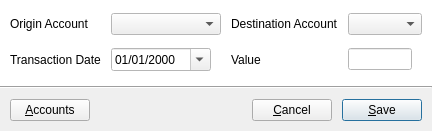
<?xml version="1.0" encoding="UTF-8"?>
<ui version="4.0">
 <class>InputTransferTransaction</class>
 <widget class="QDialog" name="InputTransferTransaction">
  <property name="geometry">
   <rect>
    <x>0</x>
    <y>0</y>
    <width>432</width>
    <height>131</height>
   </rect>
  </property>
  <property name="windowTitle">
   <string>New Transfer Transaction</string>
  </property>
  <layout class="QVBoxLayout" name="verticalLayout">
   <property name="spacing">
    <number>0</number>
   </property>
   <property name="leftMargin">
    <number>0</number>
   </property>
   <property name="topMargin">
    <number>0</number>
   </property>
   <property name="rightMargin">
    <number>0</number>
   </property>
   <property name="bottomMargin">
    <number>0</number>
   </property>
   <item>
    <widget class="QWidget" name="widget" native="true">
     <property name="sizePolicy">
      <sizepolicy hsizetype="Preferred" vsizetype="Expanding">
       <horstretch>0</horstretch>
       <verstretch>0</verstretch>
      </sizepolicy>
     </property>
     <property name="palette">
      <palette>
       <active>
        <colorrole role="Base">
         <brush brushstyle="SolidPattern">
          <color alpha="255">
           <red>255</red>
           <green>255</green>
           <blue>255</blue>
          </color>
         </brush>
        </colorrole>
        <colorrole role="Window">
         <brush brushstyle="SolidPattern">
          <color alpha="255">
           <red>255</red>
           <green>255</green>
           <blue>255</blue>
          </color>
         </brush>
        </colorrole>
       </active>
       <inactive>
        <colorrole role="Base">
         <brush brushstyle="SolidPattern">
          <color alpha="255">
           <red>255</red>
           <green>255</green>
           <blue>255</blue>
          </color>
         </brush>
        </colorrole>
        <colorrole role="Window">
         <brush brushstyle="SolidPattern">
          <color alpha="255">
           <red>255</red>
           <green>255</green>
           <blue>255</blue>
          </color>
         </brush>
        </colorrole>
       </inactive>
       <disabled>
        <colorrole role="Base">
         <brush brushstyle="SolidPattern">
          <color alpha="255">
           <red>255</red>
           <green>255</green>
           <blue>255</blue>
          </color>
         </brush>
        </colorrole>
        <colorrole role="Window">
         <brush brushstyle="SolidPattern">
          <color alpha="255">
           <red>255</red>
           <green>255</green>
           <blue>255</blue>
          </color>
         </brush>
        </colorrole>
       </disabled>
      </palette>
     </property>
     <property name="autoFillBackground">
      <bool>true</bool>
     </property>
     <layout class="QGridLayout" name="gridLayout">
      <property name="leftMargin">
       <number>10</number>
      </property>
      <property name="topMargin">
       <number>10</number>
      </property>
      <property name="rightMargin">
       <number>10</number>
      </property>
      <property name="bottomMargin">
       <number>10</number>
      </property>
      <property name="spacing">
       <number>10</number>
      </property>
      <item row="0" column="4" colspan="2">
       <widget class="QComboBox" name="cboDestination"/>
      </item>
      <item row="1" column="2">
       <spacer name="horizontalSpacer_2">
        <property name="orientation">
         <enum>Qt::Horizontal</enum>
        </property>
        <property name="sizeHint" stdset="0">
         <size>
          <width>0</width>
          <height>0</height>
         </size>
        </property>
       </spacer>
      </item>
      <item row="0" column="0">
       <widget class="QLabel" name="label_5">
        <property name="text">
         <string>Origin Account</string>
        </property>
       </widget>
      </item>
      <item row="1" column="5">
       <spacer name="horizontalSpacer_3">
        <property name="orientation">
         <enum>Qt::Horizontal</enum>
        </property>
        <property name="sizeHint" stdset="0">
         <size>
          <width>0</width>
          <height>0</height>
         </size>
        </property>
       </spacer>
      </item>
      <item row="0" column="1" colspan="2">
       <widget class="QComboBox" name="cboOrigin"/>
      </item>
      <item row="1" column="3">
       <widget class="QLabel" name="label_4">
        <property name="text">
         <string>Value</string>
        </property>
       </widget>
      </item>
      <item row="1" column="1">
       <widget class="QDateEdit" name="txtDate">
        <property name="minimumSize">
         <size>
          <width>100</width>
          <height>0</height>
         </size>
        </property>
        <property name="displayFormat">
         <string>dd/MM/yyyy</string>
        </property>
        <property name="calendarPopup">
         <bool>true</bool>
        </property>
       </widget>
      </item>
      <item row="1" column="0">
       <widget class="QLabel" name="label_3">
        <property name="text">
         <string>Transaction Date</string>
        </property>
       </widget>
      </item>
      <item row="1" column="4">
       <widget class="QLineEdit" name="txtValue"/>
      </item>
      <item row="0" column="3">
       <widget class="QLabel" name="label">
        <property name="text">
         <string>Destination Account</string>
        </property>
       </widget>
      </item>
     </layout>
    </widget>
   </item>
   <item>
    <widget class="Line" name="line">
     <property name="orientation">
      <enum>Qt::Horizontal</enum>
     </property>
    </widget>
   </item>
   <item>
    <layout class="QHBoxLayout" name="horizontalLayout">
     <property name="spacing">
      <number>10</number>
     </property>
     <property name="leftMargin">
      <number>10</number>
     </property>
     <property name="topMargin">
      <number>10</number>
     </property>
     <property name="rightMargin">
      <number>10</number>
     </property>
     <property name="bottomMargin">
      <number>10</number>
     </property>
     <item>
      <widget class="QPushButton" name="btnAccounts">
       <property name="text">
        <string>&amp;Accounts</string>
       </property>
      </widget>
     </item>
     <item>
      <spacer name="horizontalSpacer">
       <property name="orientation">
        <enum>Qt::Horizontal</enum>
       </property>
       <property name="sizeHint" stdset="0">
        <size>
         <width>40</width>
         <height>20</height>
        </size>
       </property>
      </spacer>
     </item>
     <item>
      <widget class="QPushButton" name="btnCancel">
       <property name="text">
        <string>&amp;Cancel</string>
       </property>
       <property name="icon">
        <iconset theme="gtk-cancel">
         <normaloff>.</normaloff>.</iconset>
       </property>
      </widget>
     </item>
     <item>
      <widget class="QPushButton" name="btnSave">
       <property name="text">
        <string>&amp;Save</string>
       </property>
       <property name="icon">
        <iconset theme="gtk-save">
         <normaloff>.</normaloff>.</iconset>
       </property>
       <property name="default">
        <bool>true</bool>
       </property>
      </widget>
     </item>
    </layout>
   </item>
  </layout>
 </widget>
 <tabstops>
  <tabstop>cboOrigin</tabstop>
  <tabstop>cboDestination</tabstop>
  <tabstop>txtDate</tabstop>
  <tabstop>txtValue</tabstop>
  <tabstop>btnAccounts</tabstop>
  <tabstop>btnCancel</tabstop>
  <tabstop>btnSave</tabstop>
 </tabstops>
 <resources/>
 <connections>
  <connection>
   <sender>btnCancel</sender>
   <signal>clicked()</signal>
   <receiver>InputTransferTransaction</receiver>
   <slot>reject()</slot>
   <hints>
    <hint type="sourcelabel">
     <x>284</x>
     <y>106</y>
    </hint>
    <hint type="destinationlabel">
     <x>215</x>
     <y>65</y>
    </hint>
   </hints>
  </connection>
  <connection>
   <sender>btnSave</sender>
   <signal>clicked()</signal>
   <receiver>InputTransferTransaction</receiver>
   <slot>accept()</slot>
   <hints>
    <hint type="sourcelabel">
     <x>379</x>
     <y>106</y>
    </hint>
    <hint type="destinationlabel">
     <x>215</x>
     <y>65</y>
    </hint>
   </hints>
  </connection>
 </connections>
</ui>
